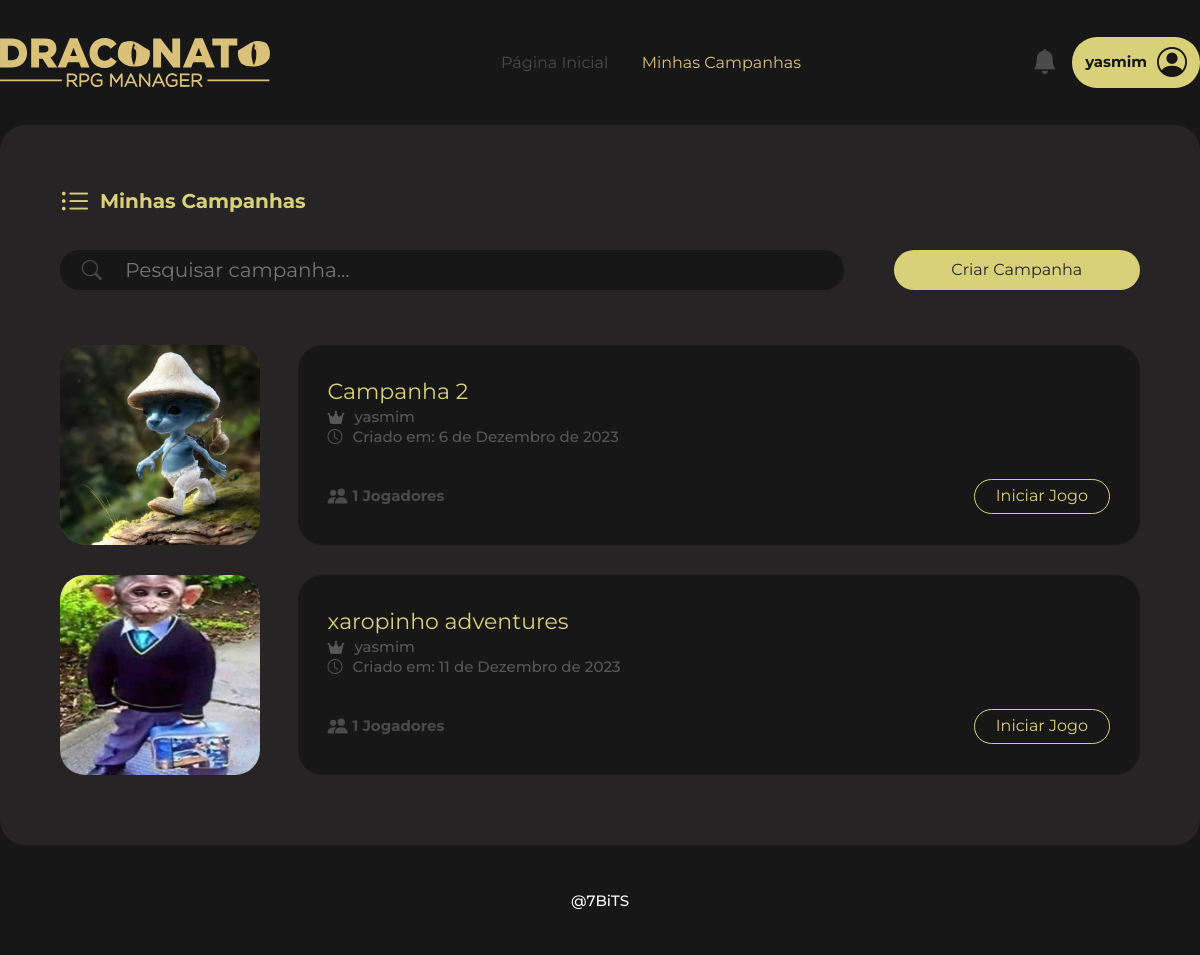
Before: /minhascampanhas (signed in) with the older database file.
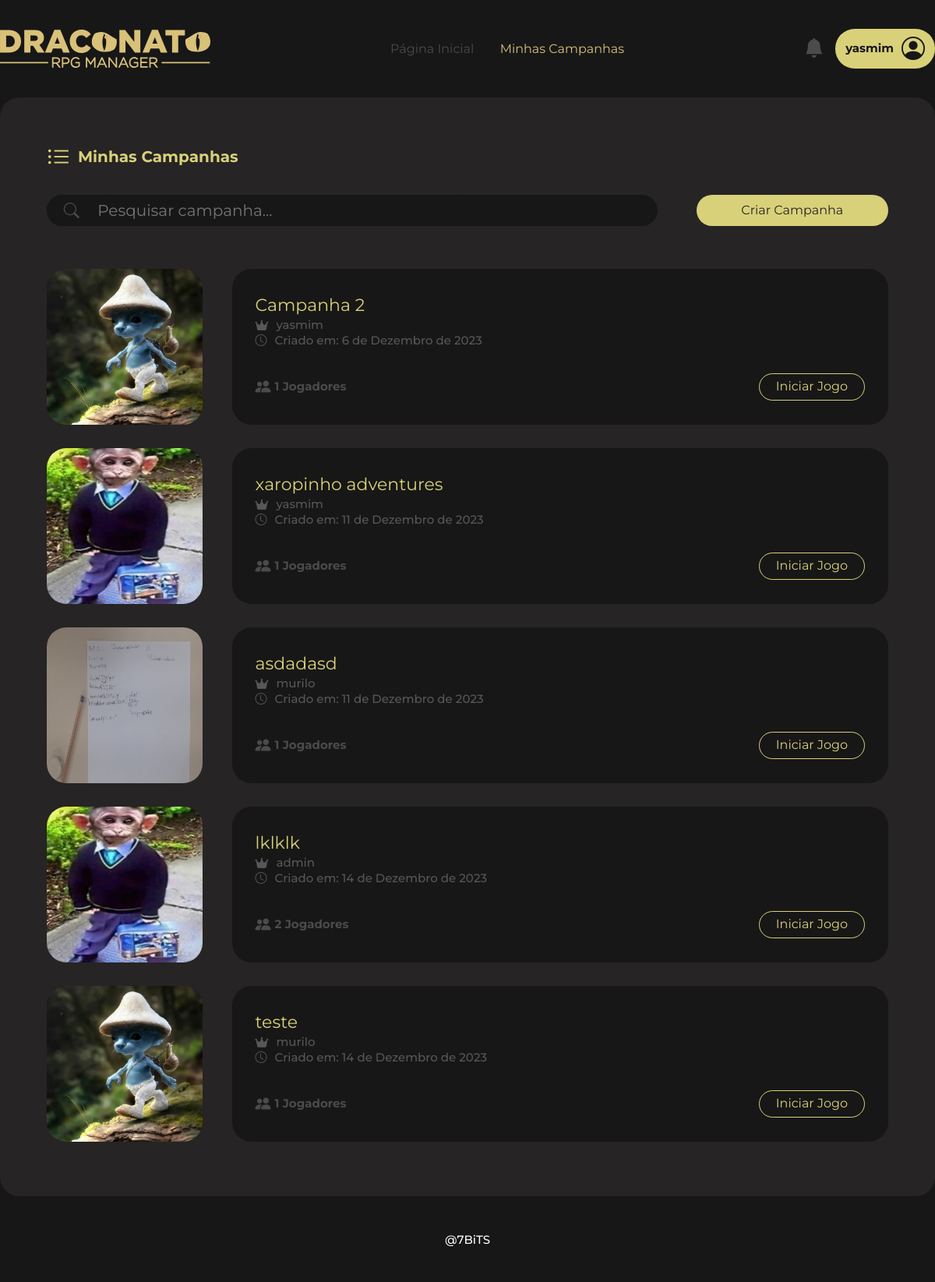
After: the same page with the newer database file.
### manager/models.py (models this page shows, shortened)
class Campanha(models.Model):
    imagem = models.ImageField(upload_to='campanha/images/')
    nome = models.CharField(max_length=100)
    sistema = models.ForeignKey(Sistema, on_delete=models.CASCADE)
    data_inicio = models.DateField(auto_now_add=True)
    descricao = models.TextField(blank=True)
    mestre = models.ForeignKey(get_user_model(), on_delete=models.CASCADE)
    jogador = models.ManyToManyField(get_user_model(), related_name='campanhas_participantes', blank=True)

### manager/views.py (the view)
# urls.py: path('minhascampanhas', ListarMCampanhas.as_view(), name='minhascampanhas'),
class ListarMCampanhas(ListView):
    template_name = "manager/minhas_campanhas.html"
    model = Campanha
    context_object_name = 'campanhas'
    paginate_by='5'
    def get_queryset(self):
        search = self.request.GET.get('search')
        user = self.request.user
        if search:
            campanhas = Campanha.objects.filter(Q(nome__icontains=search) & (Q(mestre=user) | Q(jogador=user)))
        else:
            campanhas = Campanha.objects.filter(Q(mestre=user) | Q(jogador=user))
        return campanhas

### manager/templates/manager/minhas_campanhas.html (shortened to what this page needs)
{% extends 'base_index.html' %}
{% block nav %}
  <a href="{% url 'index' %}">Página Inicial</a>
  <a style="color: #D9C179;" href="{% url 'minhascampanhas' %}">Minhas Campanhas</a>
{% endblock %}
{% block area %}
  <div class="area-med2">
    <div class="area-camp2">
      <div class="area-camp-title2">
        <i class="bi bi-list-ul"></i>
        <h3 class="title-1">Minhas Campanhas</h3>
      </div>
      <div class="area-search">
        <div class="pesquisa">
          <form method="GET" id="search-form">
            <button class="btn-pesquisa" id="search-btn"><i class="bi bi-search"></i></button>
            <input placeholder="Pesquisar campanha..." type="text" name="search" id="search" />
          </form>
        </div>
        <a class="btn-criarcamp" href="{% url 'campanha-criar' %}">Criar Campanha</a>
      </div>
      <div class="camp-content2">
        {% for campanha in campanhas %}
          <div class="mcamp">
            <a class="img-camp" href=""><img src="{{ campanha.imagem.url }}" alt="" /></a>
            <div class="area-mcamp">
              <div class="info-mcamp">
                <a href="">{{ campanha.nome }}</a>
                <div class="info-mestre">
                  <i class="fa-solid fa-crown"></i>
                  <h3>{{ campanha.mestre }}</h3>
                </div>
                <div class="info-acesso">
                  <i class="bi bi-clock"></i>
                  <h3>Criado em: {{ campanha.data_inicio }}</h3>
                </div>
              </div>
              <div class="info-mcamp-2">
                <div class="jogadores">
                  <i class="bi bi-people-fill"></i>
                  <p>{{ campanha.jogador.count }} Jogadores</p>
                </div>
                <button class="iniciar-camp"><a href="{% url 'dashboard' campanha.pk %}">Iniciar Jogo</a></button>
              </div>
            </div>
          </div>
        {% endfor %}
      </div>
    </div>
  </div>
{% endblock %}

Changed rows visible on the page:
added Campanha: imagem (picture), nome "asdadasd", mestre "murilo", data_inicio "11 de Dezembro de 2023", jogador.count "1"
added Campanha: imagem (picture), nome "lklklk", mestre "admin", data_inicio "14 de Dezembro de 2023", jogador.count "2"
added Campanha: imagem (picture), nome "teste", mestre "murilo", data_inicio "14 de Dezembro de 2023", jogador.count "1"
